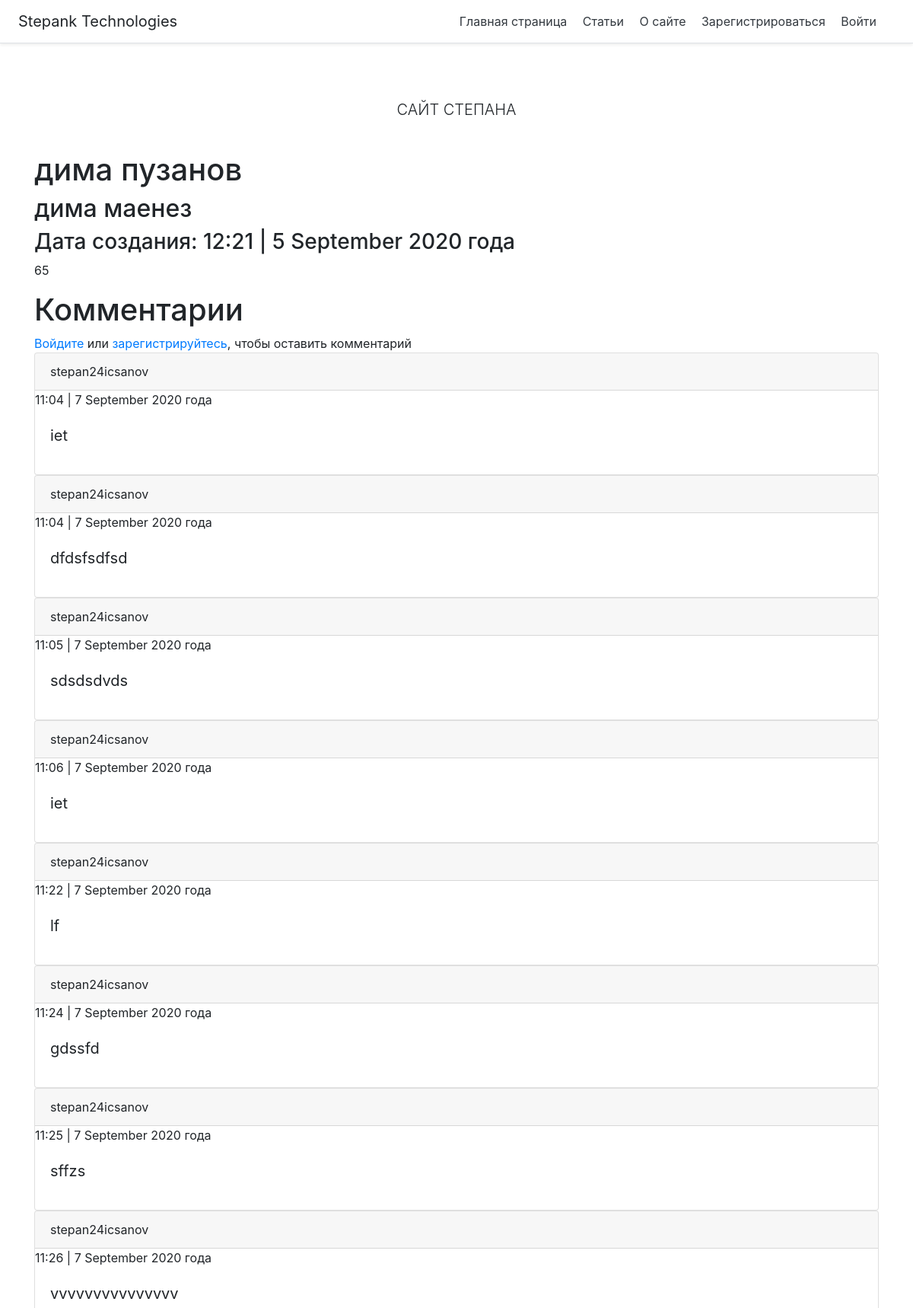
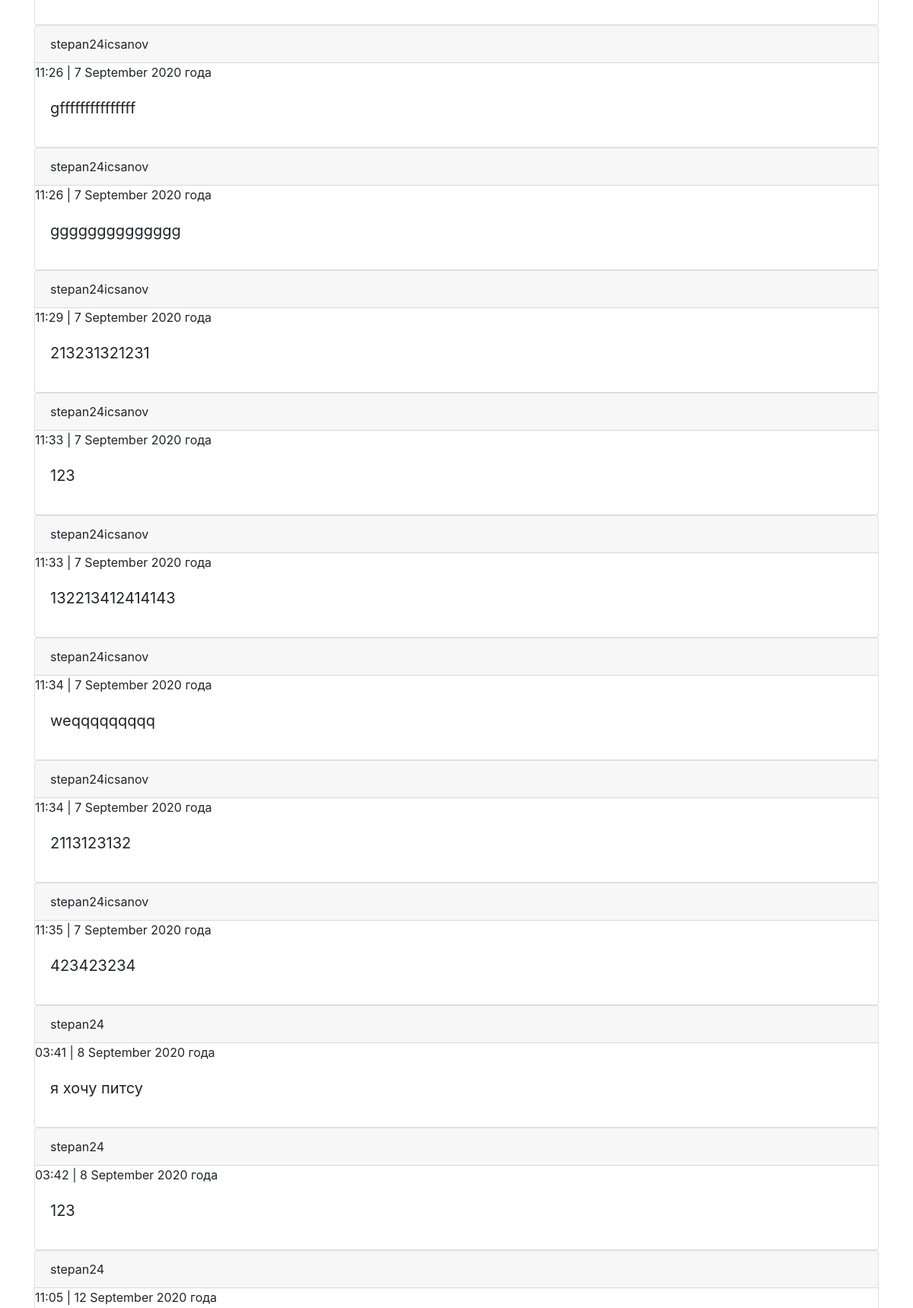
The page /articles/5 (upper part) on the database its author committed (2 pictures, top to bottom).
### webapp/models.py (models this page shows, shortened)
class Post(db.Model):
    post_id = db.Column(db.Integer, primary_key=True)
    title = db.Column(db.String(32), nullable=False)
    header = db.Column(db.String(150), nullable=False)
    text = db.Column(db.String(), nullable=False)
    post_creation_date = db.Column(db.DateTime)

class Comment(db.Model):
    id_comment = db.Column(db.Integer, primary_key=True)
    post_id = db.Column(db.Integer)
    user_name = db.Column(db.String())
    text = db.Column(db.String(320))
    comment_creation_date = db.Column(db.DateTime)

### webapp/articles/articles_routes.py (the view, shortened to what this page needs)
@arti.route('/<int:post_id>', methods=['POST', 'GET'])
def show_post(post_id):
    post = Post.query.get(post_id)
    if request.method == 'GET':
        comments = Comment.query.filter_by(post_id=post_id).all()
        return render_template('/articles/article.html', post=post, comments=comments)
    comments = Comment.query.filter_by(post_id=post_id).all()
    return render_template('/articles/article.html', post=post, comments=comments)

### webapp/templates/articles/article.html (shortened to what this page needs)
{% extends 'base.html' %}
{% block body %}
<h1>{{ post.title }}</h1>
<h2>{{ post.header }}</h2>
<h3>Дата создания: {{ moment(post.post_creation_date, local=False).format('HH:mm | D MMMM YYYY года', refresh=False) }}</h3>
<p>{{ post.text }}</p>
<div class="add_comments">
    <h1>Комментарии</h1>
    {% if current_user.is_authenticated %}
    <form id="comments" method="post">
    <textarea name="text" id="text" cols="" rows="" class="form-control" placeholder="Комментарий" required=""></textarea>
    <input type="submit" class="btn btn-outline-primary" value="Отправить">
    <script>
        var forms = document.querySelector('form');
        forms.addEventListener('submit', function(){
        var btn = this.querySelector("input[type=submit], button[type=submit]");
        btn.disabled = true;
        });
    </script>
    {% else %}
        <a href="/login?next={{ request.path }}">Войдите</a> или <a href="/register">зарегистрируйтесь</a>, чтобы оставить комментарий
    {% endif %}
</div>
<div class="comments">
{% for comment in comments %}
<div class="card">
  <div class="card-header">
    {{ comment.user_name }}
  </div>
    <div>{{ moment(comment.comment_creation_date, local=False).format('HH:mm | D MMMM YYYY года', refresh=False) }}</div>
  <div class="card-body">
    <blockquote class="blockquote mb-0">
      <p>{{ comment.text }}</p>
    </blockquote>
  </div>
</div>
{% endfor %}
</div>
{% endblock %}

### webapp/templates/base.html (shortened to what this page needs)
<!DOCTYPE html>
<html lang="en">
<head>
  <link rel="stylesheet" href="https://stackpath.bootstrapcdn.com/bootstrap/4.5.1/css/bootstrap.min.css">
</head>
<body>
<div class="d-flex flex-column flex-md-row align-items-center p-3 px-md-4 mb-3 bg-white border-bottom shadow-sm">
  <h5 class="my-0 mr-md-auto font-weight-normal">Stepank Technologies</h5>
  <nav class="my-2 my-md-0 mr-md-3">
    <a class="p-2 text-dark" href="/">Главная страница</a>
    <a class="p-2 text-dark" href="/articles">Статьи</a>
    <a class="p-2 text-dark" href="/about">О сайте</a>
    {% if current_user.is_authenticated %}
    <a class="p-2 text-dark" href="#">{{ current_user.user_name }}</a>
    <a class="p-2 text-dark" href="/logout?next={{ request.path }}">Выйти</a>
    {% else %}
    <a class="p-2 text-dark" href="/register">Зарегистрироваться</a>
    <a class="p-2 text-dark" href="/login">Войти</a>
    {% endif %}
  </nav>
</div>
<div class="pricing-header px-3 py-3 pt-md-5 pb-md-4 mx-auto text-center">
  <p class="lead">САЙТ СТЕПАНА</p>
</div>
<div class="container">
    {% block row %}
      {% block body %}
      {% endblock %}
    {% endblock %}
</div>
</body>
</html>

### rows shown on the page
Post: title "дима пузанов", header "дима маенез", post_creation_date "12:21 | 5 September 2020 года", text "65"
Comment: user_name "stepan24icsanov", comment_creation_date "11:04 | 7 September 2020 года", text "iet"
Comment: user_name "stepan24icsanov", comment_creation_date "11:04 | 7 September 2020 года", text "dfdsfsdfsd"
Comment: user_name "stepan24icsanov", comment_creation_date "11:05 | 7 September 2020 года", text "sdsdsdvds"
Comment: user_name "stepan24icsanov", comment_creation_date "11:06 | 7 September 2020 года", text "iet"
Comment: user_name "stepan24icsanov", comment_creation_date "11:22 | 7 September 2020 года", text "lf"
Comment: user_name "stepan24icsanov", comment_creation_date "11:24 | 7 September 2020 года", text "gdssfd"
Comment: user_name "stepan24icsanov", comment_creation_date "11:25 | 7 September 2020 года", text "sffzs"
Comment: user_name "stepan24icsanov", comment_creation_date "11:26 | 7 September 2020 года", text "vvvvvvvvvvvvvvv"
Comment: user_name "stepan24icsanov", comment_creation_date "11:26 | 7 September 2020 года", text "gfffffffffffffff"
Comment: user_name "stepan24icsanov", comment_creation_date "11:26 | 7 September 2020 года", text "gggggggggggggg"
Comment: user_name "stepan24icsanov", comment_creation_date "11:29 | 7 September 2020 года", text "213231321231"
Comment: user_name "stepan24icsanov", comment_creation_date "11:33 | 7 September 2020 года", text "123"
Comment: user_name "stepan24icsanov", comment_creation_date "11:33 | 7 September 2020 года", text "132213412414143"
Comment: user_name "stepan24icsanov", comment_creation_date "11:34 | 7 September 2020 года", text "weqqqqqqqqq"
Comment: user_name "stepan24icsanov", comment_creation_date "11:34 | 7 September 2020 года", text "2113123132"
Comment: user_name "stepan24icsanov", comment_creation_date "11:35 | 7 September 2020 года", text "423423234"
Comment: user_name "stepan24", comment_creation_date "03:41 | 8 September 2020 года", text "я хочу питсу"
Comment: user_name "stepan24", comment_creation_date "03:42 | 8 September 2020 года", text "123"
Comment: user_name "stepan24", comment_creation_date "11:05 | 12 September 2020 года"
